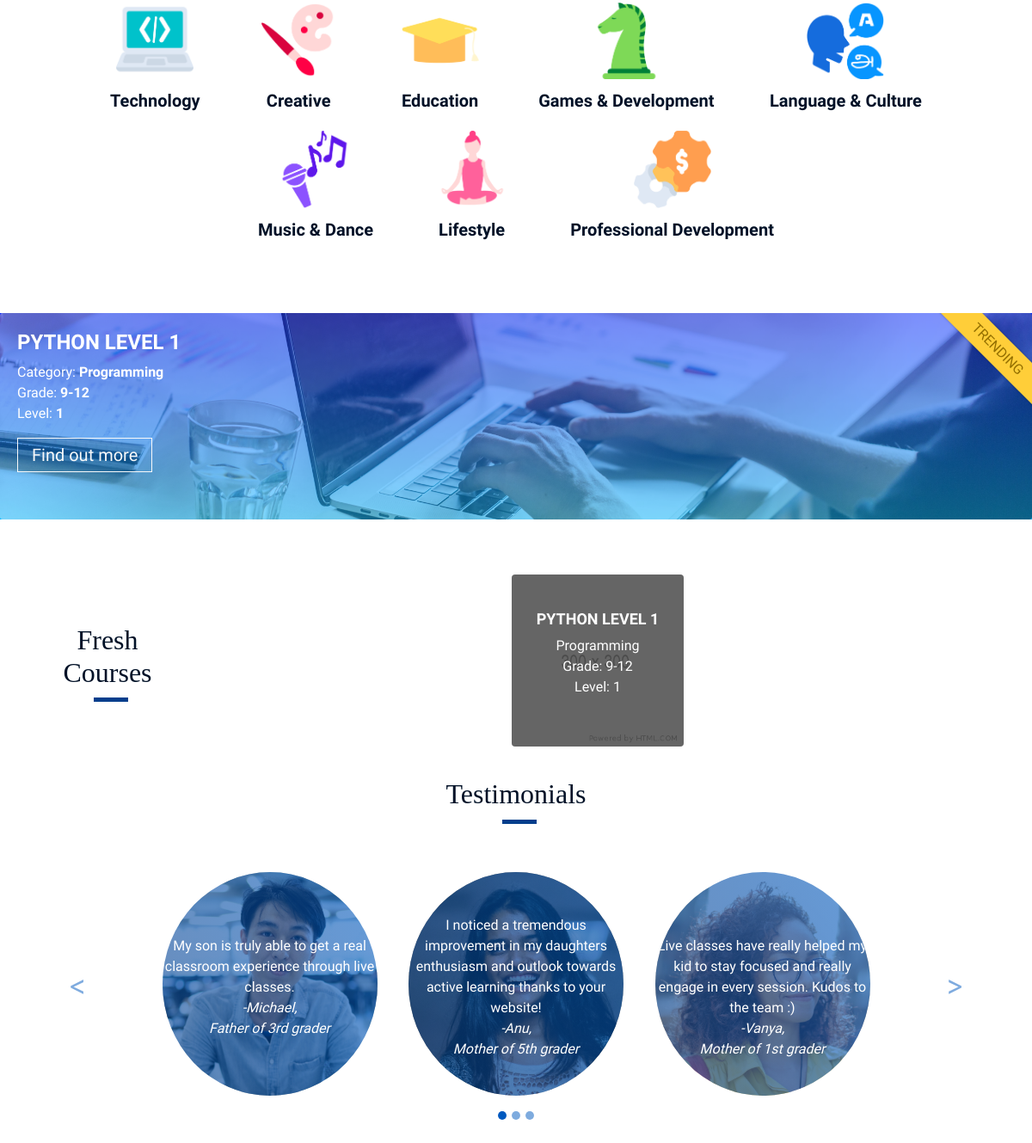
/ (middle part), run on an earlier commit of the app's database.
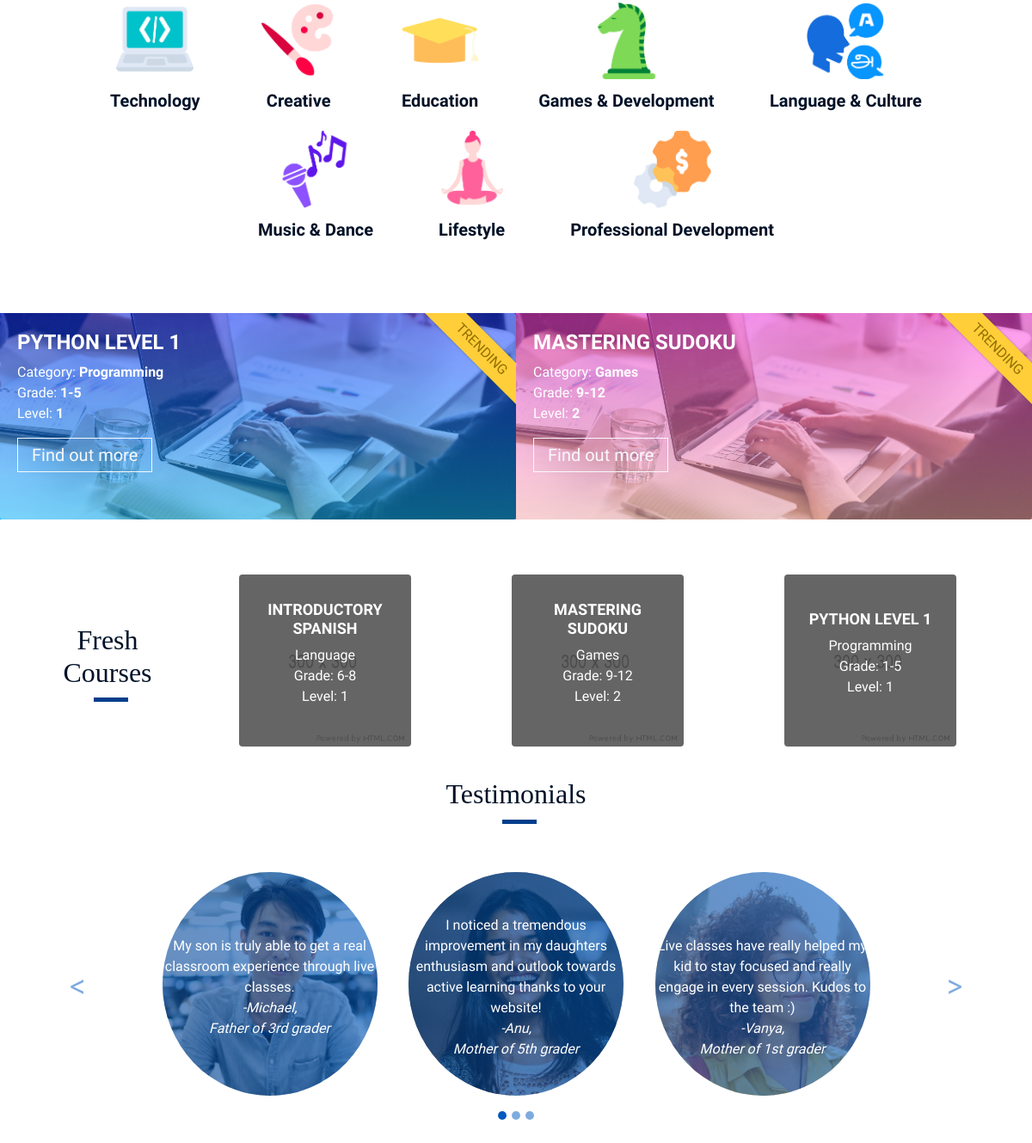
And on a later commit of the database.
### api/models.py (models this page shows, shortened)
class Course(models.Model):
    class Category(models.TextChoices):
        Programming = 'P', 'Programming'
        ArtsAndCrafts = 'A', 'Arts & Crafts'
        MusicAndDance = 'M', 'Music & Dance'
        Language = 'L', 'Language'
        Education = 'E', 'Education'
        Games = 'G', 'Games'
    name = models.CharField(max_length=50)
    category = models.CharField(max_length=1, choices=Category.choices)
    grade = models.CharField(max_length=1, choices=Grade.choices)
    level = models.PositiveSmallIntegerField()
    instructor = models.ForeignKey(Instructor, on_delete=models.CASCADE)

### api/views.py (the view)
# urls.py: path('', index, name='index'),
def index(request):
    trending = Course.objects.order_by('-enrollment')[:2]
    fresh = Course.objects.order_by('-id')[:3]
    return standard_view('landing/index.html', {
        'trending': trending,
        'fresh': fresh,
    })(request)

### api/models.py (called while the page is built, shortened)
    @classmethod
    def get_for(cls, user: User):
        if isinstance(user, AnonymousUser):
            return None

### api/views.py (called while the page is built)
def standard_view(template_name, ctx=None):
    if ctx is None:
        ctx = {}
    def view(request, **kwargs):
        template = loader.get_template(template_name)
        context = {
            'me': AcademyUser.get_for(request.user),
            'all_categories': Course.Category.choices,
            **kwargs,
            **ctx,
        }
        return HttpResponse(template.render(context, request))
    return view

### templates/landing/index.html (shortened to what this page needs)
{% extends 'landing/landing-base.html' %}
{% load static %}
{% block head %}
    <link rel="stylesheet" href="{% static 'styles/landing.css' %}">
{% endblock %}
{% block landing-body %}
    <section class="container mb-3 centered text-center">
        <ul class="icon-text list-unstyled list-inline py-2">
            <a href="{% url 'courses-offered' 't' %}">
                <li class="list-inline-item text-center"><img src="{% static 'images/1.png' %}"><br>Technology</li>
            </a>
            <a href="{% url 'courses-offered' 'c' %}">
                <li class="list-inline-item text-center"><img src="{% static 'images/2.png' %}"><br>Creative</li>
            </a>
            <a href="{% url 'courses-offered' 'e' %}">
                <li class="list-inline-item text-center"><img src="{% static 'images/3.png' %}"><br>Education</li>
            </a>
            <a href="{% url 'courses-offered' 'g' %}">
                <li class="list-inline-item text-center"><img src="{% static 'images/4.png' %}"><br>Games & Development
                </li>
            </a>
            <a href="{% url 'courses-offered' 'l' %}">
                <li class="list-inline-item text-center"><img src="{% static 'images/5.png' %}"><br>Language & Culture
                </li>
            </a>
            <a href="{% url 'courses-offered' 'm' %}">
                <li class="list-inline-item text-center"><img src="{% static 'images/6.png' %}"><br>Music & Dance</li>
            </a>
            <a href="{% url 'courses-offered' 'l' %}">
                <li class="list-inline-item text-center"><img src="{% static 'images/18.png' %}"><br>Lifestyle</li>
            </a>
            <a href="{% url 'courses-offered' 'p' %}">
                <li class="list-inline-item text-center"><img src="{% static 'images/19.png' %}"><br>Professional
                    Development
                </li>
            </a>
        </ul>
    </section>
    <section class="card-group py-5">
        {% for course in trending %}
            <div class=" card trending-course" id="{% if forloop.counter0 %}pink{% else %}blue{% endif %}-trend" style="margin-bottom: 0px;">
                <img src="{% static 'images/banner1.jpg' %}" class="card-img" alt="course-img">
                <div class="card-img-overlay">
                    <div class="ribbon-container">
                        <div class="ribbon">trending</div>
                    </div>
                    <h5 class="text-white">{{ course.name }}</h5>
                    <ul class="list-unstyled text-small text-white">
                        <li>Category: <strong>{{ course.get_category_display }}</strong></li>
                        <li>Grade: <strong>{{ course.get_grade_display }}</strong></li>
                        <li>Level: <strong>{{ course.level }}</strong></li>
                    </ul>
                    <button type="button" class="btn btn-outline-light find-out-btn-light p-1 px-3">Find out more</button>
                </div>
            </div>
        {% endfor %}
    </section>
    <section class=" container py-3">
        <div class="row">
            <div class="col-12 col-lg-2 my-auto pb-2 centered text-center">
                <h1 class="head">Fresh Courses</h1>
            </div>
            <div class="col-12 col-lg-10 centered text-center">
                <div class="row justify-content-around">
                    {% for course in fresh %}
                        <div class="col-12 col-sm-6 col-md-4 col-lg-3">
                            <a href="#">
                                <div class="card fresh-course hvr-grow">
                                    <img src="{% static 'images/300.png' %}" class="card-img" alt="course-img">
                                    <div class="card-img-overlay img__overlay-fresh">
                                        <h5>{{ course.name }}</h5>
                                        <ul class="list-unstyled text-small">
                                            <li><strong>{{ course.get_category_display }}</strong></li>
                                            <li>Grade: <strong>{{ course.get_grade_display }}</strong></li>
                                            <li>Level: <strong>{{ course.level }}</strong></li>
                                        </ul>
                                    </div>
                                </div>
                            </a>
                        </div>
                    {% endfor %}
                </div>
            </div>
        </div>
    </section>
    <section class="testimonials pb-5 text-center centered">
        <h1 class="head">Testimonials</h1>
        <div id="carousel-test" class="carousel slide" data-ride="carousel" pause="hover">
            <ol class="carousel-indicators">
                <li data-target="#carousel-test" data-slide-to="0" class="active"></li>
                <li data-target="#carousel-test" data-slide-to="1"></li>
                <li data-target="#carousel-test" data-slide-to="2"></li>
            </ol>
            <div class="carousel-inner pt-5 pb-5">
                <div class="carousel-item active" data-interval="5000">
                    <center>
                        <div class="d-block w-100">
                            <div class="img mx-3">
                                <div class="img__overlay"><p><br>My son is truly able to get a real classroom experience
                                    through live classes.<br><em>-Michael, <br>Father of 3rd grader</em></p></div>
                                <img src="{% static 'images/test1.jpg' %}"/>
                            </div>
                            <div class="img mx-3 d-none d-md-inline-flex">
                                <div class="img__overlay"><p><br>I noticed a tremendous improvement in my daughters
                                    enthusiasm and outlook towards active learning thanks to your website!<br><em>-Anu,
                                        <br>Mother of 5th grader</em></p></div>
                                <img src="{% static 'images/test2.jpg' %}"/>
                            </div>
                            <div class="img  mx-3 d-none d-lg-inline-flex">
                                <div class="img__overlay"><p><br><br>Live classes have really helped my kid to stay
                                    focused and really engage in every session. Kudos to the team :)<br><em>-Vanya, <br>Mother
                                        of 1st grader</em></p></div>
                                <img src="{% static 'images/test3.jpg' %}"/>
                            </div>
                        </div>
                    </center>
                </div>
                <a class="carousel-control-prev" href="#carousel-test" role="button" data-slide="prev">
                    <span class="carousel-control-prev-icon" aria-hidden="true"></span>
                </a>
                <a class="carousel-control-next" href="#carousel-test" role="button" data-slide="next">
                    <span class="carousel-control-next-icon" aria-hidden="true"></span>
                </a>
            </div>
    </section>
{% endblock %}

### templates/landing/landing-base.html (shortened to what this page needs)
{% extends 'base.html' %}
{% load static %}
{% block body %}
    {% block landing-body %}
    {% endblock %}
{% endblock %}

### templates/base.html (shortened to what this page needs)
{% load static %}
<!DOCTYPE html>
<html>
<head>
    <link rel="stylesheet" href="https://stackpath.bootstrapcdn.com/bootstrap/4.5.0/css/bootstrap.min.css"
>
    <link rel="stylesheet" href="https://use.fontawesome.com/releases/v5.7.0/css/all.css"
>
    <link rel="stylesheet" type="text/css" href="{% static 'styles/index.css' %}">
    {% block head %}{% endblock %}
</head>
<body>
{% block body %}
{% endblock %}
</body>
</html>

### api/static/styles/index.css (style rules this page uses)
html { scroll-behavior: smooth; }
body { color:#001127; }
a, a:hover, a:active { color:#001127; text-decoration: none; cursor: pointer; }
.img__overlay { align-items: center; bottom: 0; display: flex; justify-content: center; left: 0; position: absolute; right: 0; top: 0; z-index: 1; background: linear-gradient(65deg, rgba(3,62,140,0.6) , rgba(0,89,191,0.6)); color: white; font-family: 'Raleway', sans-serif; font-weight: 400; font-size: 16px; }
.btn { font-family: 'Raleway', sans-serif; font-size: 20px; border-radius: 5px; padding: 10px; padding-left:20px; padding-right: 20px; }
h1 { font-family: 'Playfair Display', serif; font-weight: 400; font-size: 2.5rem; }
.text-small { font-family: 'Raleway', sans-serif; font-weight: 300; }
.head { font-size: 2rem; display: inline-block; padding-bottom: 15px; position: relative; }
.head:before { content: ""; position: absolute; width: 25%; height: 1px; bottom: 0; left: 40%; border-bottom: 5px solid #033E8C; }
#carousel-test .carousel-indicators li,#carousel-behind .carousel-indicators li { background-color: #0059BF; width: 10px; height: 10px; border-radius: 50%; }
#carousel-test .carousel-indicators .active, #carousel-behind .carousel-indicators .active { background-color: #0059BF; width: 10px; height: 10px; border-radius: 50%; }
#carousel-test .carousel-control-prev-icon, #carousel-test .carousel-control-next-icon, #carousel-behind .carousel-control-prev-icon, #carousel-behind .carousel-control-next-icon { height: 50px; width: 50px; background-size: 100%, 100%; border-radius: 50%; background-color: white; }
#carousel-test .carousel-control-next-icon:after, #carousel-behind .carousel-control-next-icon:after { content: '>'; font-size: 32px; color: #0059BF; }
#carousel-test .carousel-control-prev-icon:after, #carousel-behind .carousel-control-prev-icon:after { content: '<'; font-size: 32px; color: #0059BF; }
.testimonials .carousel-indicators { z-index: 2; }
.img { border-radius: 100%; display: inline-flex; flex: 0 0 250px; height: 260px; justify-content: center; overflow: hidden; position: relative; width: 250px; }
.img img { height: 100%; }
.btn-outline-light { font-size: 16px; }
.ribbon-container { width:120px; height:120px; overflow: hidden; position: absolute; top: 0px; right: 0px; }
.ribbon { font-family: 'Raleway', sans-serif; font-weight: 300; font-size:16px; color:#936F00; background-color:#FFCE39; text-align: center; text-transform: uppercase; transform: rotate(45deg); position: relative; padding: 5px; left: -10px; top: 25px; width: 180px; box-shadow:0px 0px 3px rgba(0,0,0,0.3); }

What changed in the data, as far as the page shows it:
changed Course "PYTHON LEVEL 1": grade "9-12" → "1-5"
added Course: name "MASTERING SUDOKU", category "Games", grade "9-12", level "2"
added Course: name "INTRODUCTORY SPANISH", category "Language", grade "6-8", level "1", shown under "Fresh Courses"
